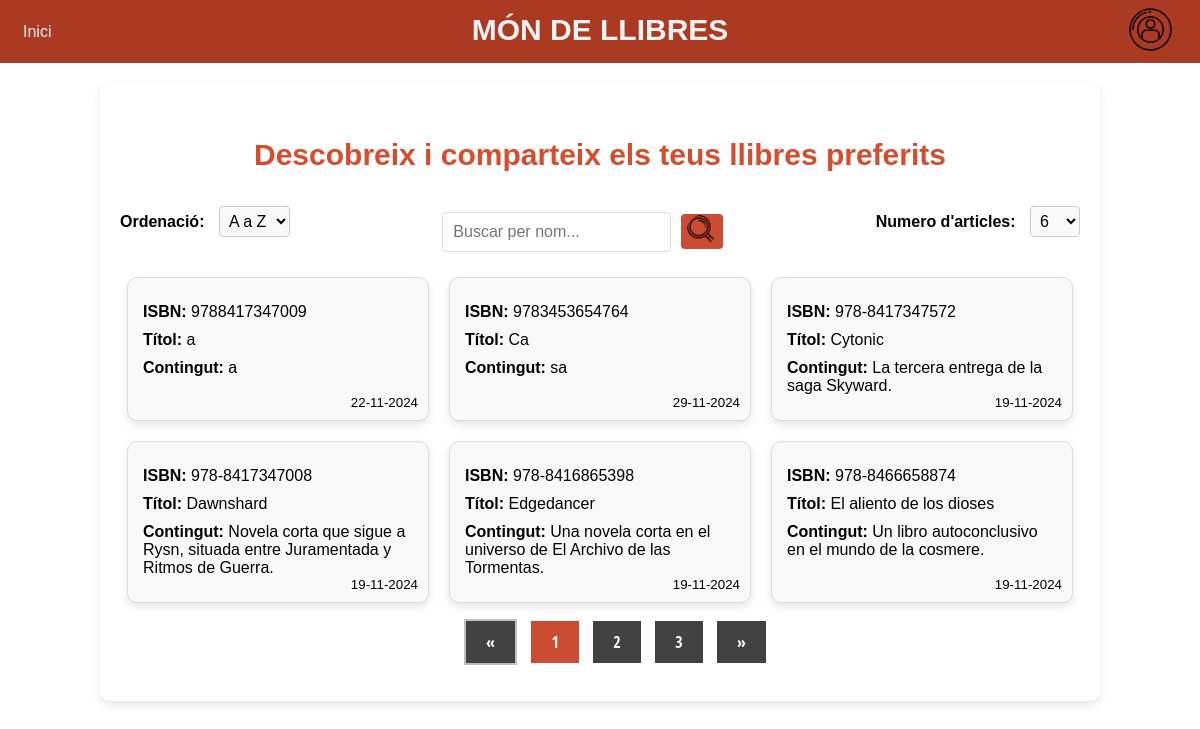
The page / on the database its author committed.
### tables this page shows
CREATE TABLE `taula_articles` (
  `isbn` varchar(25) NOT NULL,
  `titol` varchar(25) NOT NULL,
  `cos` text NOT NULL,
  `correu_usuari` varchar(255) NOT NULL,
  `data_hora` datetime DEFAULT current_timestamp()
);

### Controlador/ordenarArticles.php (called while the page is built, shortened)
<?php
require_once('./Model/llibres.php');
$correu = isset($_SESSION['correu']) ? $_SESSION['correu'] : null;
if ($_SESSION['orden'] == 'asc') {
    $articles = obtenirArticlesAsc($correu);
} else {
    $articles = obtenirArticlesDesc($correu);
}
require_once('./Controlador/controlPaginacio.php');
?>

### Model/llibres.php (called while the page is built, shortened)
<?php
require __DIR__ . '/../Model/connexio.php';
function obtenirArticlesAsc($correu = null) {
    global $connexio;
    if ($correu) {
        $stmt = $connexio->prepare("SELECT * FROM taula_articles WHERE correu_usuari = :correu ORDER BY titol ASC");
        $stmt->bindParam(':correu', $correu);
    } else {
        $stmt = $connexio->prepare("SELECT * FROM taula_articles ORDER BY titol ASC");
    }
    $stmt->execute();
    return $stmt->fetchAll(PDO::FETCH_ASSOC);
}
?>

### Controlador/controlPaginacio.php (called while the page is built, shortened)
<?php
require_once('./Model/llibres.php');
$articlesPerPage = isset($_SESSION['num_escollit']) ? (int)$_SESSION['num_escollit'] : 6;
$page = isset($_GET['page']) ? (int)$_GET['page'] : 1;
$offset = ($page - 1) * $articlesPerPage;
$totalArticles = (empty($articles)) ? 1 : count($articles);
$totalPages = ceil($totalArticles / $articlesPerPage);
$articlesToShow = array_slice($articles, $offset, $articlesPerPage);
?>

### Vista/articles/articles.php (the view, shortened to what this page needs)
<div class="articulos">
    <?php foreach ($articlesToShow as $art): ?>
        <div class="articulo">
            <p><strong>ISBN:</strong> <?php echo htmlspecialchars($art['isbn']); ?></p>
            <p><strong>Títol:</strong> <?php echo htmlspecialchars($art['titol']); ?></p>
            <p><strong>Contingut:</strong> <?php echo htmlspecialchars($art['cos']); ?></p>
            <p class="hora"><?php echo (new DateTime($art['data_hora']))->format('d-m-Y'); ?></p>
        </div>
    <?php endforeach; ?>
</div>

### Vista/header/header.php (shortened to what this page needs)
<!DOCTYPE html>
<html lang="es">
<head>
</head>
<body>
    <nav class="navbar">
        <div class="navbar-left">
            <?php if (isset($_SESSION['usuari_autenticat']) && $_SESSION['usuari_autenticat'] == true): ?>
                <a href="inici">Inici</a>
                <a href="insert">Insertar nou llibre</a>
            <?php else: ?>
                <a href="inici">Inici</a>
            <?php endif; ?>
        </div>
        <div class="navbar-center">
            <span class="fixed-title">MÓN DE LLIBRES</span>
        </div>
        <div class="navbar-right">
            <div class="dropdown">
                <?php if (isset($_SESSION['usuari_autenticat']) && $_SESSION['usuari_autenticat'] == true && !empty($_SESSION['foto'])): ?>
                    <img src="<?php echo $_SESSION['foto']; ?>" alt="Foto de perfil" style="height: 45px;">
                <?php else: ?>
                    <img src="Vista/assets/images-work/logo.png" style="height: 45px;">
                <?php endif; ?>
            </div>
        </div>
    </nav>
</body>
</html>

### index.php (shortened to what this page needs)
<?php
require_once('./Model/connexio.php');
require('./Model/llibres.php');
include('./Vista/header/header.php');
?>
<!DOCTYPE html>
<html lang="es">
<head>
    <link rel="stylesheet" href="./Vista/estils.css">
</head>
<body>
<div class="contenedor-central">
    <h1>Descobreix i comparteix els teus llibres preferits</h1>
    <div class="contenidor-botons">
        <?php include('./Vista/ordenacio_Articles/ordenacio.php'); ?>
        <?php include('./Vista/barra_Busqueda/barra.php'); ?>
        <?php include('./Vista/desplegable_Articles/desplegable.php'); ?>
    </div>
    <?php include('./Vista/articles/articles.php'); ?>
    <?php include_once('./Vista/paginacio/paginacio.php'); ?>
</div>
</body>
</html>

### Vista/ordenacio_Articles/ordenacio.php (shortened to what this page needs)
<?php
require('./Controlador/ordenarArticles.php');
?>
<div class="form-ordenacio">
    <form method="post" action="">
        <label for="orden">Ordenació:</label>
        <select name="orden" id="orden" onchange="this.form.submit()">
            <option value="asc" <?php if (isset($_SESSION['orden']) && $_SESSION['orden'] == 'asc') echo 'selected'; ?>>A a Z</option>
        </select>
    </form>
</div>

### Vista/barra_Busqueda/barra.php (shortened to what this page needs)
<form action="inici" method="GET" class="form-busqueda">
    <input type="text" name="search" placeholder="Buscar per nom..." class="input-busqueda">
    <button type="submit" class="boton-busqueda">
        <img src="Vista/assets/images-work/lupa.png" alt="Buscar" style="width: 30px; height: 30px;">
    </button>
</form>

### Vista/desplegable_Articles/desplegable.php (shortened to what this page needs)
<?php
require('./Controlador/controlPaginacio.php');
?>
<div class="form-desplegable">
    <form method="post" action="">
        <label for="num_escollit">Numero d'articles:</label>
        <select name="num_escollit" id="num_escollit" onchange="this.form.submit()">
            <option value="6" <?php if ($_SESSION['num_escollit'] == 6) echo 'selected'; ?>>6</option>
        </select>
    </form>
</div>

### Vista/paginacio/paginacio.php
<?php
include('./Controlador/controlPaginacio.php');
?>
<section class="paginacio">
    <ul>
        <li class="<?php echo ($page <= 1) ? 'disabled' : ''; ?>">
            <a href="?page=<?php echo max(1, $page - 1); ?><?php echo isset($_GET['search']) ? '&search=' . urlencode($_GET['search']) : ''; ?>">&laquo;</a>
        </li>
        <?php if ($totalPages > 0): ?>
            <?php for ($i = 1; $i <= $totalPages; $i++): ?>
                <li class="<?php echo ($i == $page) ? 'active' : ''; ?>">
                    <a href="?page=<?php echo $i; ?><?php echo isset($_GET['search']) ? '&search=' . urlencode($_GET['search']) : ''; ?>"><?php echo $i; ?></a>
                </li>
            <?php endfor; ?>
        <?php else: ?>
            <li class="active">
                <a href="?page=1<?php echo isset($_GET['search']) ? '&search=' . urlencode($_GET['search']) : ''; ?>">1</a>
            </li>
        <?php endif; ?>
        <li class="<?php echo ($page >= $totalPages) ? 'disabled' : ''; ?>">
            <a href="?page=<?php echo min($totalPages, $page + 1); ?><?php echo isset($_GET['search']) ? '&search=' . urlencode($_GET['search']) : ''; ?>">&raquo;</a>
        </li>
    </ul>
</section>

### Vista/estils.css (style rules this page uses)
body { font-family: Arial, sans-serif; margin: 0; padding-top: 60px; background-image: url('./assets/images-work/bibl.jpg'); background-size: cover; background-position: center; background-attachment: fixed; }
.contenedor-central { width: 80%; max-width: 1200px; margin: 2% auto; background-color: white; padding: 20px; box-shadow: 0px 4px 8px rgba(0, 0, 0, 0.1); border-radius: 10px; }
h1 { text-align: center; font-size: 30px; font-weight: bold; color: #d64c2d; padding: 14px 16px; }
.contenidor-botons { display: flex; justify-content: space-between; width: 100%; margin-bottom: 20px; }

### Vista/desplegable_Articles/desplegable.css (style rules this page uses)
.form-desplegable { text-align: right; margin-bottom: 20px; }
.form-desplegable label { font-weight: bold; margin-right: 10px; }
.form-desplegable select { padding: 5px; font-size: 16px; border: 1px solid #ccc; border-radius: 4px; background-color: #f9f9f9; transition: border-color 0.3s; }

### Vista/paginacio/paginacio.css (style rules this page uses)
.paginacio ul { list-style: none; text-align: center; }
.paginacio ul li { display: inline-block; margin-right: 10px; }
.paginacio ul .active a { background: #cc4b33; }
.paginacio ul .disabled { background: #c2bfbf; display: inline-block; font-family: 'Open Sans Condensed', sans-serif; padding: 2px 2px; cursor: not-allowed; color: #fff; text-decoration: none; }
.paginacio ul li a { display: inline-block; font-family: 'Open Sans Condensed', sans-serif; padding: 10px 20px; background: #424242; color: #fff; text-decoration: none; }

### Vista/header/header.css (style rules this page uses)
.navbar { display: flex; justify-content: space-between; align-items: center; background-color: #aa3a22; padding: 7px; width: 100%; z-index: 1000; position: fixed; top: 0; left: 0; box-sizing: border-box; }
.navbar-left, .navbar-right { display: flex; align-items: center; }
.navbar-center { flex-grow: 1; text-align: center; position: relative; }
.navbar a { color: #f2f2f2; padding: 14px 16px; text-decoration: none; }
.fixed-title { font-size: 30px; font-weight: bold; color: #f2f2f2; position: fixed; top: 13px; left: 50%; transform: translateX(-50%); white-space: nowrap; }
.dropdown { position: relative; display: inline-block; margin-right: 20px; }
.dropdown, img { border-radius: 75%; }

### Vista/articles/articles.css (style rules this page uses)
.articulos { display: flex; flex-wrap: wrap; gap: 20px; justify-content: center; }
.articulo { background-color: #f9f9f9; border: 1px solid #ddd; border-radius: 10px; padding: 15px; width: calc(33.333% - 50px); box-shadow: 0px 4px 8px rgba(0, 0, 0, 0.1); position: relative; }
.articulo p { margin: 10px 0; }
.hora { position: absolute; bottom: 0; right: 10px; font-size: smaller; }

### Vista/ordenacio_Articles/ordenacio.css (style rules this page uses)
.form-ordenacio { text-align: left; margin-bottom: 20px; }
.form-ordenacio label { font-weight: bold; margin-right: 10px; }
.form-ordenacio select { padding: 5px; font-size: 16px; border: 1px solid #ccc; border-radius: 4px; background-color: #f9f9f9; transition: border-color 0.3s; }

### Vista/barra_Busqueda/barra.css (style rules this page uses)
.form-busqueda { display: flex; align-items: center; }
.input-busqueda { padding: 10px; font-size: 16px; border: 1px solid #ddd; border-radius: 4px; margin-right: 10px; flex: 1; }
.boton-busqueda { background-color: #cc4b33; color: white; border: none; border-radius: 4px; cursor: pointer; }

### rows shown on the page
taula_articles: isbn "9788417347009", titol "a", cos "a", data_hora "22-11-2024"
taula_articles: isbn "9783453654764", titol "Ca", cos "sa", data_hora "29-11-2024"
taula_articles: isbn "978-8417347572", titol "Cytonic", cos "La tercera entrega de la saga Skyward.", data_hora "19-11-2024"
taula_articles: isbn "978-8417347008", titol "Dawnshard", cos "Novela corta que sigue a Rysn, situada entre Juramentada y Ritmos de Guerra.", data_hora "19-11-2024"
taula_articles: isbn "978-8416865398", titol "Edgedancer", cos "Una novela corta en el universo de El Archivo de las Tormentas.", data_hora "19-11-2024"
taula_articles: isbn "978-8466658874", titol "El aliento de los dioses", cos "Un libro autoconclusivo en el mundo de la cosmere.", data_hora "19-11-2024"
